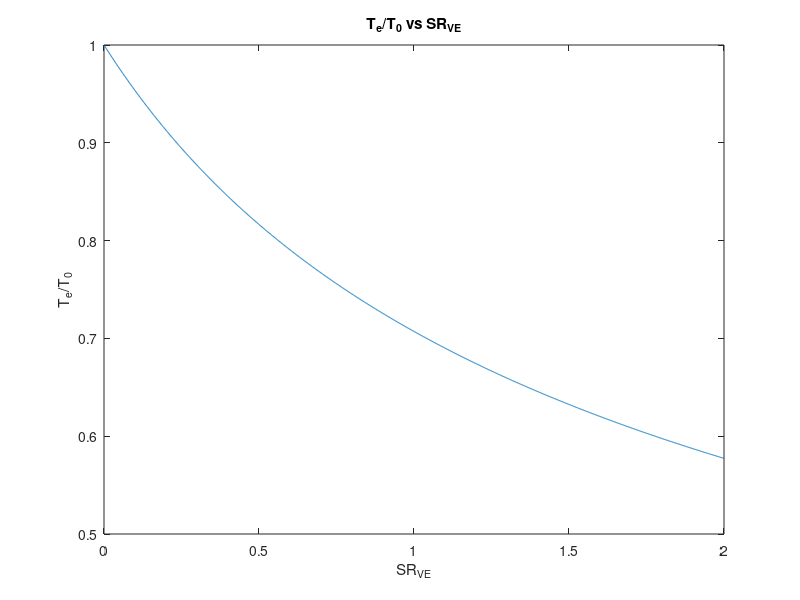
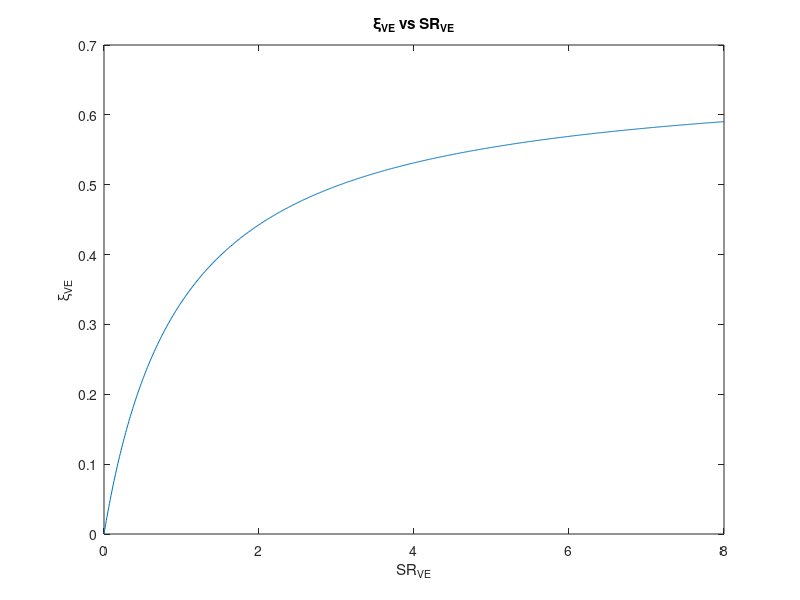

Recreate these plots in MATLAB, in order.
clc; clear; close all;

x = 0: 0.001 : 2;
y = sqrt(1 ./ (1 + x));

figure;
plot(x, y);
title('T_e/T_0 vs SR_V_E');
xlabel('SR_V_E');
ylabel('T_e/T_0');

period_0 = 0.3290; % s
mass = 3.622244; % t
eta_v = 1.3281848637356404;

sr_ve = 0 : 0.01 : 8;

period_e = period_0 * sqrt(1 ./ (1 + sr_ve));

omega_r = 2 * pi / period_0;

omega_sr = 2 * pi ./ period_e;

xi_ve = eta_v ./ 2 * (1 - (omega_r ^ 2) ./ (omega_sr .^ 2));

figure;
plot(sr_ve, xi_ve);
title('\xi_V_E vs SR_V_E');
xlabel('SR_V_E');
ylabel('\xi_V_E');

